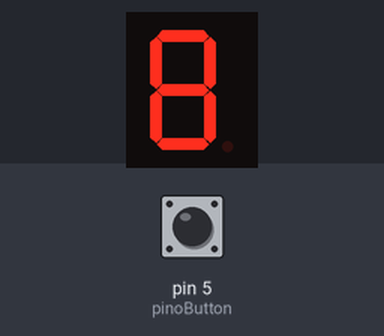
Recording of a sketch running on a simulated Arduino Uno, built with avr-gcc and run on an emulated ATmega328P. Shown: 1-digit seven-segment display. Wiring (inferred from the names in the program): 1-digit 7-segment display, segments lit when LOW: segments pin 12, pin 13, pin 9, pin 8, pin 7, pin 11, pin 10. The inputs (shaded band) are chosen by the test bench; at power-on: pin 5 (pinoButton) HIGH. The segment pins are drawn as the display they are named for.

Above: at 1.2 s.
1.3 s: pin 5 (pinoButton) pulled LOW for 0.15 s
At 2.1 s:
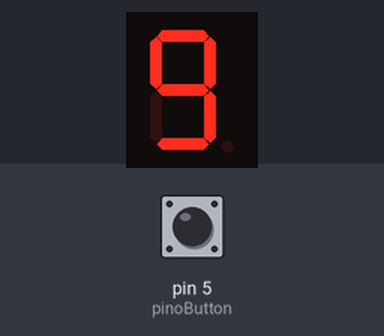
10.4 s: pin 5 (pinoButton) pulled LOW for 3.2 s
At 16.5 s:
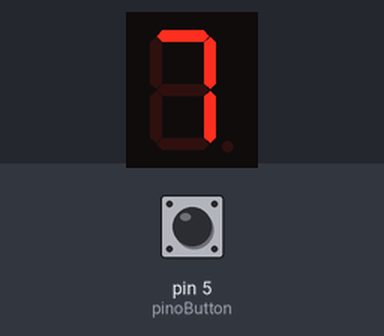
Timing chart, 0 to 18.0 s (numbered marks = the images above; inputs shaded):
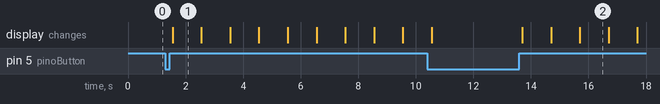

Measured:
- after the input at 1.3 s, the display: changes after 0.25 s (image 1)
- after the input at 10.4 s, the display: first differs from a run without the input after 3.3 s (image 2 shows a later state)
- what the display in image 1 shows lasts 1.0 s, from 1.6 s to 2.6 s

The sketch:

14_1_contador_digital.ino
```cpp
// Projeto 14 - Contador Digital

int segE = 7;
int segD = 8;
int segC = 9;
int segB = 13;
int segA = 12;
int segF = 11;
int segG = 10;

int pinoButton = 5;
int testButton = 1;

void setup() {
  pinMode(segA, OUTPUT);
  pinMode(segB, OUTPUT);
  pinMode(segC, OUTPUT);
  pinMode(segD, OUTPUT);
  pinMode(segE, OUTPUT);
  pinMode(segF, OUTPUT);
  pinMode(segG, OUTPUT);

  pinMode(pinoButton, INPUT_PULLUP);
}

void loop() {
  botaoTeste();

  if (testButton == 0) {
    selecNum();
    testButton = 1;
  }
}

void selecNum() {
   for (int inc = 9; inc>= 0; inc--) {
    acendendo(inc);
    delay(1000);
   }
}

void acendendo(int op) {
//  int op = inc;
  switch (op) {
    case 0:
      digitalWrite(segE, LOW);
      digitalWrite(segD, LOW);
      digitalWrite(segC, LOW);
      digitalWrite(segB, LOW);
      digitalWrite(segA, LOW);
      digitalWrite(segF, LOW);
      digitalWrite(segG, HIGH);
      break;
    case 1:
      digitalWrite(segE, HIGH);
      digitalWrite(segD, HIGH);
      digitalWrite(segC, LOW);
      digitalWrite(segB, LOW);
      digitalWrite(segA, HIGH);
      digitalWrite(segF, HIGH);
      digitalWrite(segG, HIGH);
      break;
    case 2:
      digitalWrite(segE, LOW);
      digitalWrite(segD, LOW);
      digitalWrite(segC, HIGH);
      digitalWrite(segB, LOW);
      digitalWrite(segA, LOW);
      digitalWrite(segF, HIGH);
      digitalWrite(segG, LOW);
      break;
    case 3:
      digitalWrite(segE, HIGH);
      digitalWrite(segD, LOW);
      digitalWrite(segC, LOW);
      digitalWrite(segB, LOW);
      digitalWrite(segA, LOW);
      digitalWrite(segF, HIGH);
      digitalWrite(segG, LOW);
      break;
    case 4:
      digitalWrite(segE, HIGH);
      digitalWrite(segD, HIGH);
      digitalWrite(segC, LOW);
      digitalWrite(segB, LOW);
      digitalWrite(segA, HIGH);
      digitalWrite(segF, LOW);
      digitalWrite(segG, LOW);
      break;
    case 5:
      digitalWrite(segE, HIGH);
      digitalWrite(segD, LOW);
      digitalWrite(segC, LOW);
      digitalWrite(segB, HIGH);
      digitalWrite(segA, LOW);
      digitalWrite(segF, LOW);
      digitalWrite(segG, LOW);
      break;
    case 6:
      digitalWrite(segE, LOW);
      digitalWrite(segD, LOW);
      digitalWrite(segC, LOW);
      digitalWrite(segB, HIGH);
      digitalWrite(segA, LOW);
      digitalWrite(segF, LOW);
      digitalWrite(segG, LOW);
      break;
    case 7:
      digitalWrite(segE, HIGH);
      digitalWrite(segD, HIGH);
      digitalWrite(segC, LOW);
      digitalWrite(segB, LOW);
      digitalWrite(segA, LOW);
      digitalWrite(segF, HIGH);
      digitalWrite(segG, HIGH);
      break;
    case 8:
      digitalWrite(segE, LOW);
      digitalWrite(segD, LOW);
      digitalWrite(segC, LOW);
      digitalWrite(segB, LOW);
      digitalWrite(segA, LOW);
      digitalWrite(segF, LOW);
      digitalWrite(segG, LOW);
      break;
    case 9:
      digitalWrite(segE, HIGH);
      digitalWrite(segD, LOW);
      digitalWrite(segC, LOW);
      digitalWrite(segB, LOW);
      digitalWrite(segA, LOW);
      digitalWrite(segF, LOW);
      digitalWrite(segG, LOW);
      break;
    default:
      digitalWrite(segE, HIGH);
      digitalWrite(segD, HIGH);
      digitalWrite(segC, HIGH);
      digitalWrite(segB, HIGH);
      digitalWrite(segA, HIGH);
      digitalWrite(segF, HIGH);
      digitalWrite(segG, HIGH);
      break;
  }
}

void acendeA()
{
  digitalWrite(segE, LOW);
  digitalWrite(segD, HIGH);
  digitalWrite(segC, LOW);
  digitalWrite(segB, LOW);
  digitalWrite(segA, LOW);
  digitalWrite(segF, LOW);
  digitalWrite(segG, LOW);
}

//Função do botão
int botaoTeste() {

  //Apertei para começar (nesse caso para o alarme)
  if (digitalRead(pinoButton) == LOW and testButton == 1) {
    while (digitalRead(pinoButton) == LOW);
    delay(100);
    testButton = 0;

    return testButton;
  }

  //Apertei para parar.
  if (digitalRead(pinoButton) == LOW and testButton == 0) {
    while (digitalRead(pinoButton) == LOW);
    delay(100);
    testButton = 1;

    return testButton;
  }
}
```
